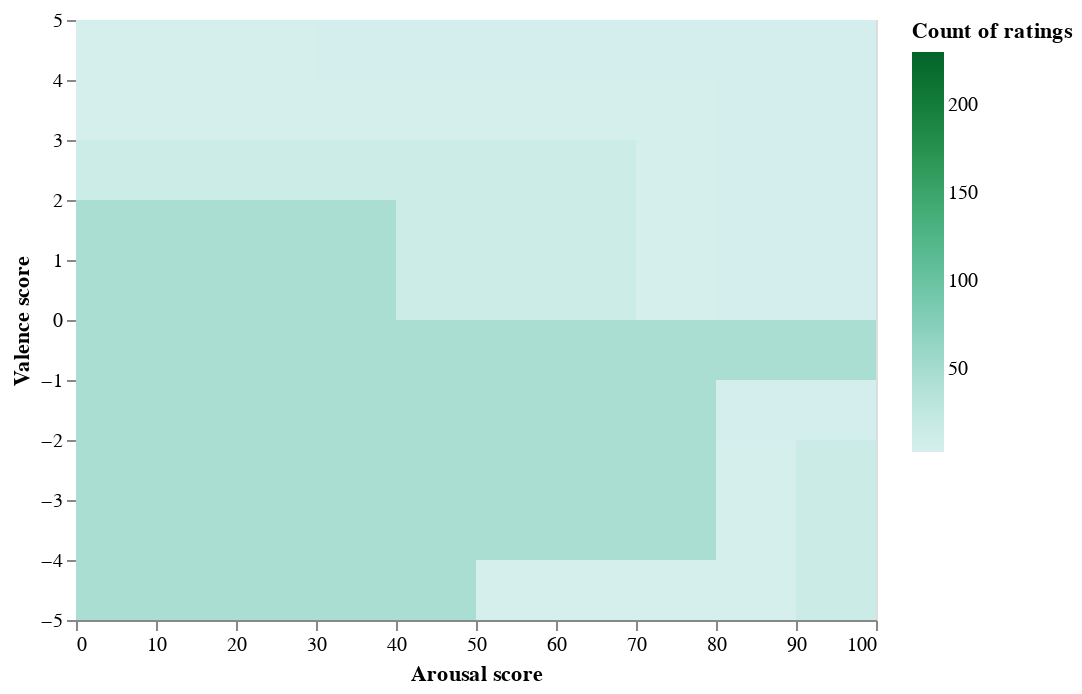

Source (notebook cell):
### Code cell
alt.Chart(df_user_ratings_grouped).mark_rect().encode(
    alt.X('arousal:Q', title='Arousal score'),
    alt.Y('valence:Q', title='Valence score'),
    alt.Color('count_ratings:Q', title='Count of ratings' ,scale=alt.Scale(scheme='bluegreen'))
)

### Figure 1 — Vega-Lite specification as saved in the notebook (floating-point values rounded to 4 significant figures; data arrays with more than 128 entries replaced by an {"elided": "..."} marker saying what was removed)
{"config": {"view": {"continuousWidth": 400, "continuousHeight": 300}}, "data": {"name": "data-c90bbbe8dc468989b499cc43e986d336"}, "mark": "rect", "encoding": {"color": {"type": "quantitative", "field": "count_ratings", "scale": {"scheme": "bluegreen"}, "title": "Count of ratings"}, "x": {"type": "quantitative", "field": "arousal", "title": "Arousal score"}, "y": {"type": "quantitative", "field": "valence", "title": "Valence score"}}, "$schema": "https://vega.github.io/schema/vega-lite/v4.8.1.json", "datasets": {"data-c90bbbe8dc468989b499cc43e986d336": {"elided": "4271 records"}}}
